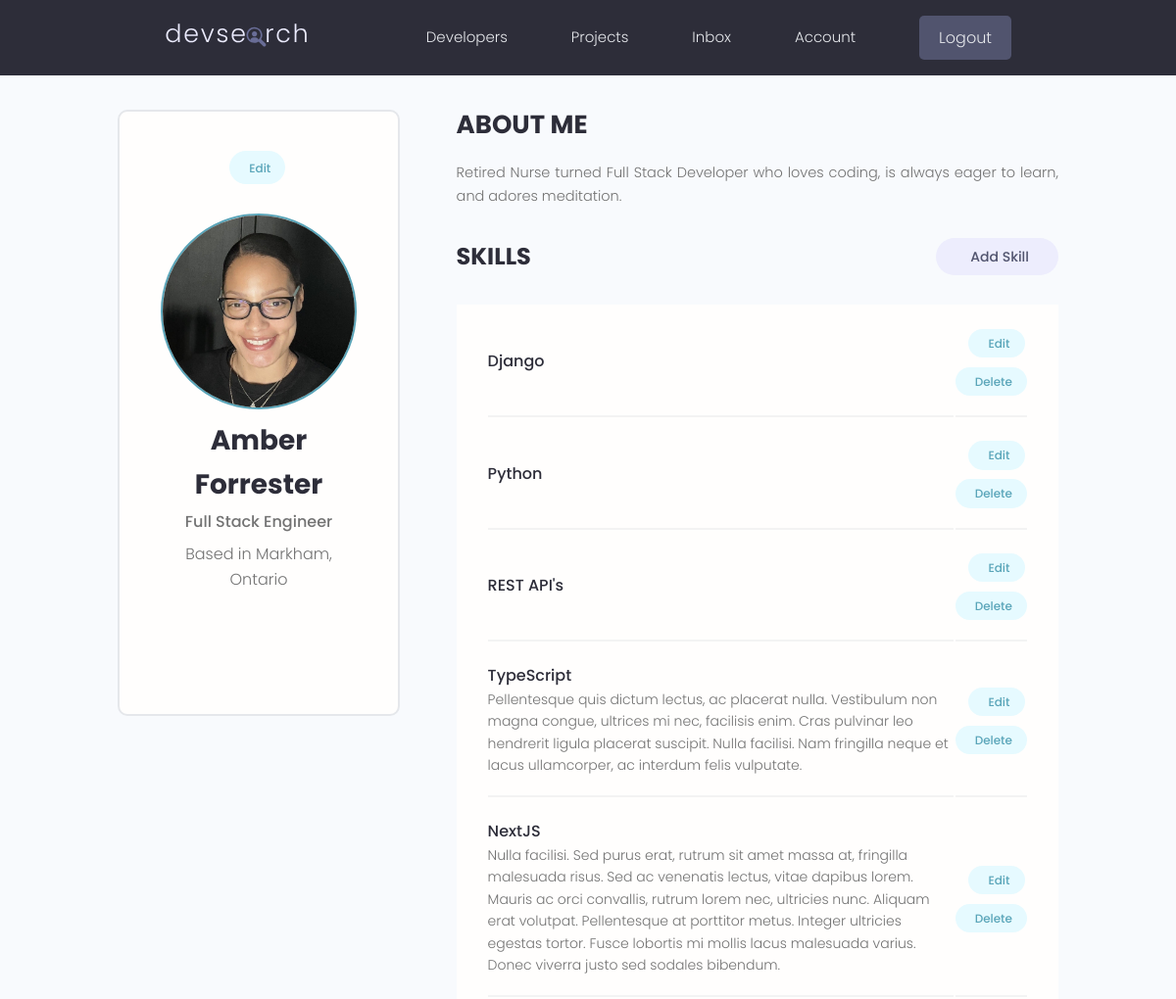
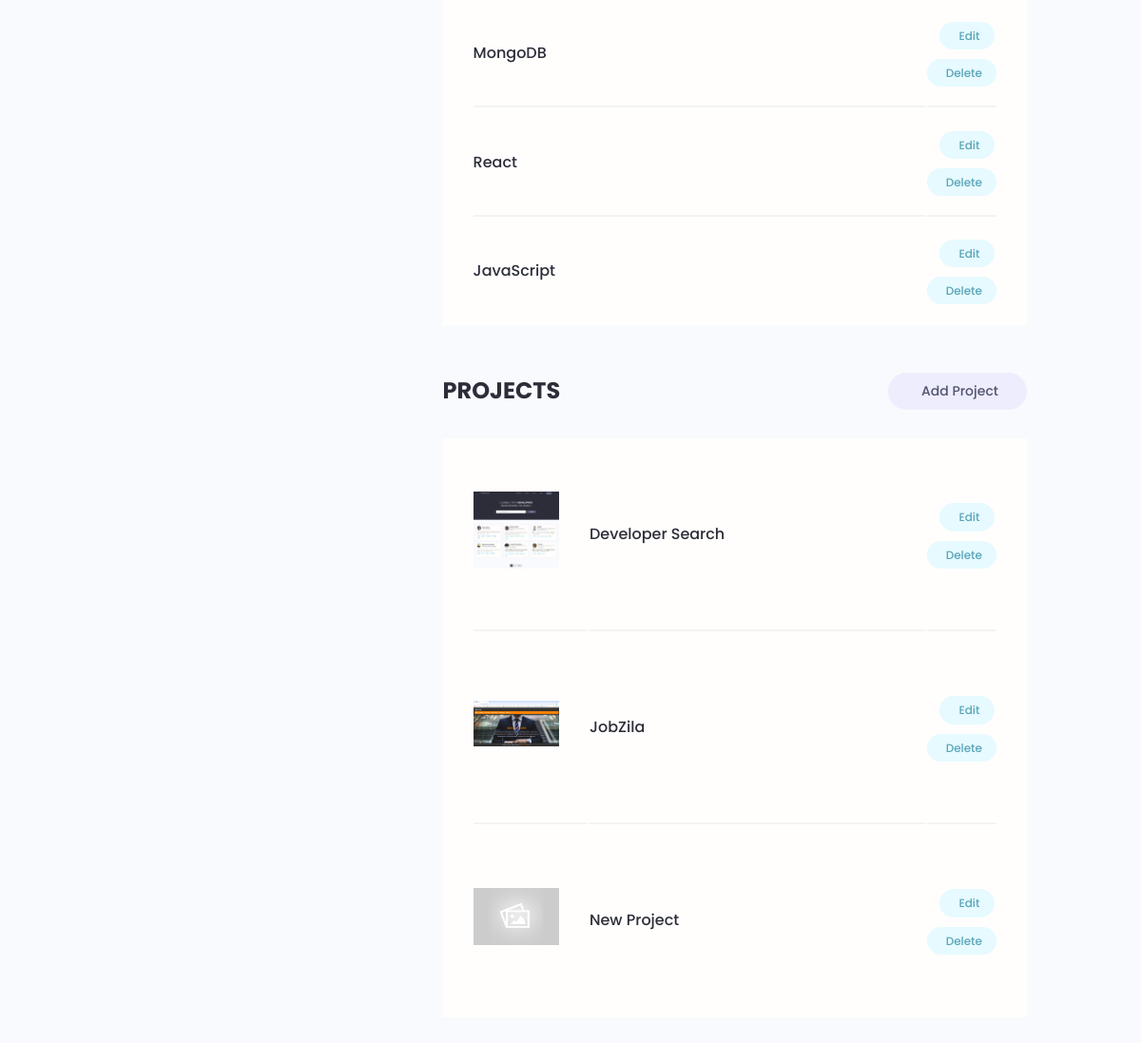
Before: /account/ (signed in) with the older database file (2 pictures, top to bottom).
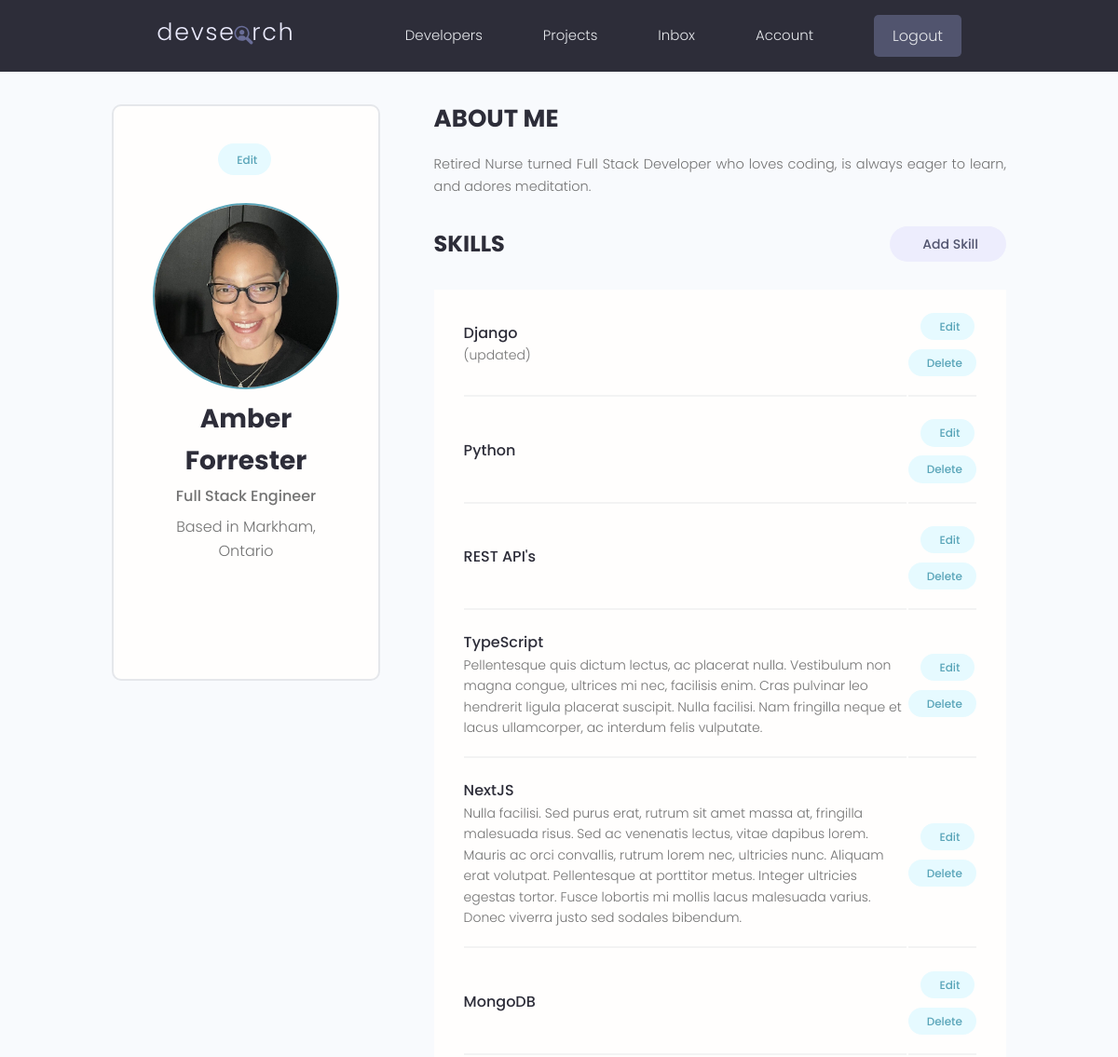
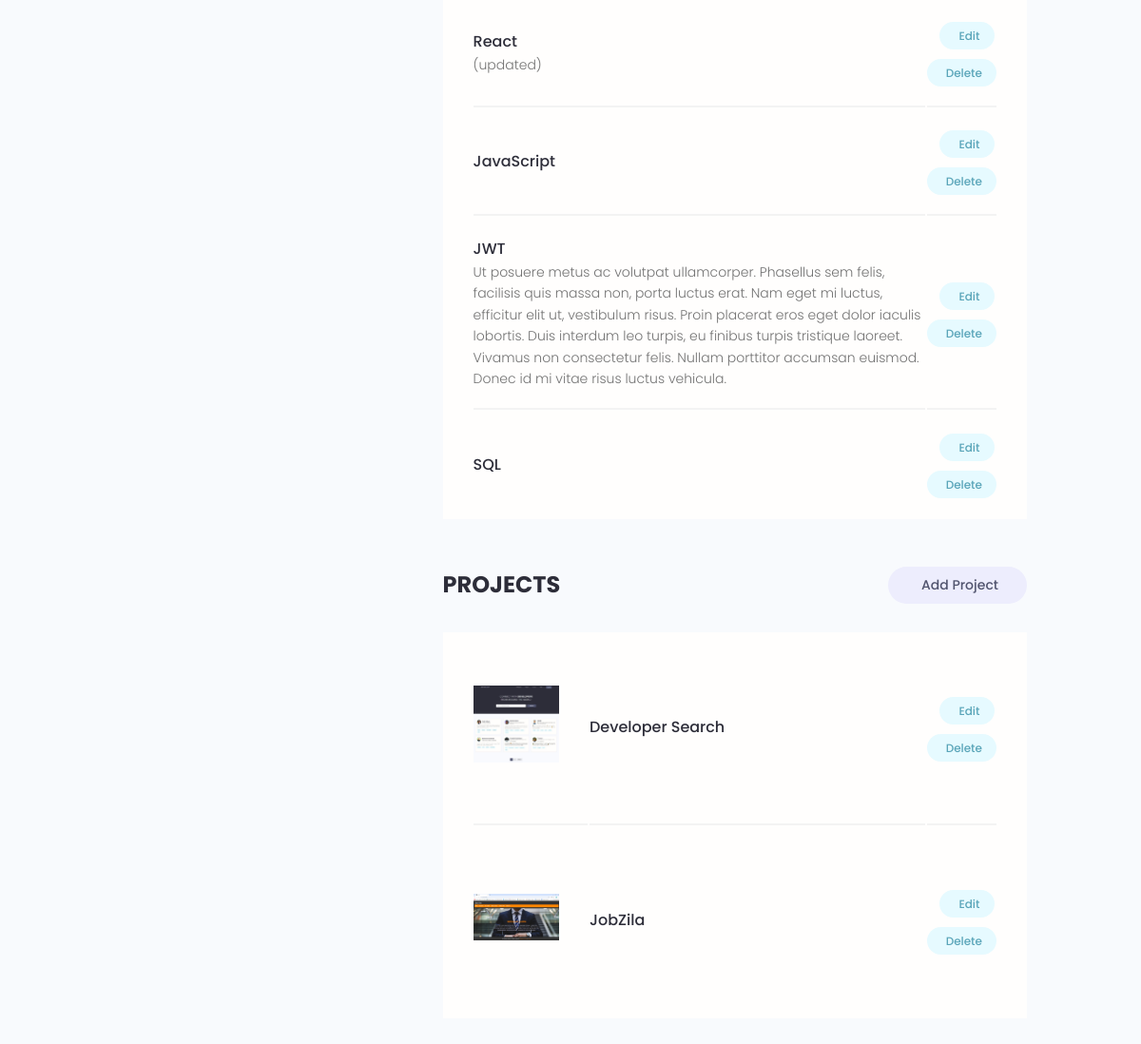
After: the same page with the newer database file (2 pictures, top to bottom).
### users/models.py (models this page shows, shortened)
class Skill(models.Model):
    owner = models.ForeignKey(Profile, on_delete=models.CASCADE,
                            null=True, blank=True)
    name = models.CharField(max_length=200, null=True, blank=True)
    description = models.TextField(null=True, blank=True)
    created = models.DateTimeField(auto_now_add=True)
    id = models.UUIDField(default=uuid.uuid4, unique=True,
                          primary_key=True, editable=False)

### projects/models.py (models this page shows, shortened)
class Project(models.Model):
    owner = models.ForeignKey(Profile, null=True, blank=True,
                              on_delete=models.SET_NULL)
    title = models.CharField(max_length=200)
    description = models.TextField(null=True, blank=True)
    featured_image = models.ImageField(null=True, blank=True, default='default.jpg')
    demo_link = models.CharField(max_length=2000, null=True, blank=True)
    source_link = models.CharField(max_length=2000, null=True, blank=True)
    tags = models.ManyToManyField('Tag', blank=True)
    vote_total = models.IntegerField(default=0, null=True, blank=True)
    vote_ratio = models.IntegerField(default=0, null=True, blank=True)
    created = models.DateTimeField(auto_now_add=True)
    id = models.UUIDField(default=uuid.uuid4, unique=True,
                          primary_key=True, editable=False)
    class Meta:
        ordering = ['created']

### users/views.py (the view)
# urls.py: path('account/', views.userAccount, name='account'),
@login_required(login_url='login')
def userAccount(request):
    profile = request.user.profile
    skills = profile.skill_set.all()
    projects = profile.project_set.all()
    context = {'profile': profile, 'skills': skills, 'projects': projects}
    return render(request, 'users/account.html', context)

### users/templates/users/account.html (shortened to what this page needs)
{% extends 'main.html' %}
{% block content %}
<main class="settingsPage profile my-md">
  <div class="container">
    <div class="layout">
        <div class="column column--1of3">
          <div class="card text-center">
            <div class="card__body dev">
              <a class="tag tag--pill tag--main settings__btn" href="{% url 'edit-account' %}"> Edit</a>
              <img class="avatar avatar--xl dev__avatar" src="{{ profile.profile_image.url }}"/>
              <h2 class="dev__name">{{ profile.name }}</h2>
              <p class="dev__title">{{ profile.short_intro }}</p>
              <p class="dev__location">Based in {{ profile.location }}</p>
              <ul class="dev__social">
              </ul>
            </div>
          </div>
        </div>
        <div class="column column--2of3">
          <div class="devInfo">
            <h3 class="devInfo__title">About Me</h3>
            <p class="devInfo__about">{{ profile.bio }}</p>
          </div>
          <div class="settings">
            <h3 class="settings__title">Skills</h3>
            <a class="tag tag--pill tag--sub settings__btn tag--lg" href="{% url 'create-skill' %}"> Add Skill</a>
          </div>
          <table class="settings__table">
            {% for skill in skills %}
            <tr>
              <td class="settings__tableInfo">
                <h4>{{ skill.name }}</h4>
                <p>{{ skill.description }}</p>
              </td>
              <td class="settings__tableActions">
                <a class="tag tag--pill tag--main settings__btn" href="{% url 'update-skill' skill.id %}"> Edit</a>
                <a class="tag tag--pill tag--main settings__btn" href="{% url 'delete-skill' skill.id %}?next=/account">
                  Delete</a>
              </td>
            </tr>
            {% endfor %}
          </table>
          <div class="settings">
            <h3 class="settings__title">Projects</h3>
            <a class="tag tag--pill tag--sub settings__btn tag--lg" href="{% url 'create-project' %}"> Add Project</a>
          </div>
          <table class="settings__table">
            {% for project in projects %}
            <tr>
              <td class="settings__thumbnail">
                <a href="{% url 'project' project.id %}"><img src="{{project.featured_image.url}}" alt="Project Thumbnail"/></a>
              </td>
              <td class="settings__tableInfo">
                <a href="{% url 'project' project.id %}">{{ project.title }}</a>
              </td>
              <td class="settings__tableActions">
                <a class="tag tag--pill tag--main settings__btn" href="{% url 'update-project' project.id %}"> Edit</a>
                <a class="tag tag--pill tag--main settings__btn" href="{% url 'delete-project' project.id %}?next=/account">
                  Delete</a>
              </td>
            </tr>
            {% endfor %}
          </table>
        </div>
    </div>
  </div>
</main>
{% endblock content %}

Changed rows visible on the page:
removed Project: featured_image (placeholder picture), title "New Project"
changed Skill "Django": description (not shown) → "(updated)"
changed Skill "React": description (not shown) → "(updated)"
added Skill: name "JWT", description "Ut posuere metus ac volutpat ullamcorper. Phasellus sem felis, facilisis quis massa non, porta luctus erat. Nam eget mi luctus, efficitur elit ut, vestibulum risus. Proin placerat eros eget dolor iaculis lobortis. Duis interdum leo turpis, eu finibus turpis tristique laoreet. Vivamus non consectetur felis. Nullam porttitor accumsan euismod. Donec id mi vitae risus luctus vehicula."
added Skill: name "SQL"
